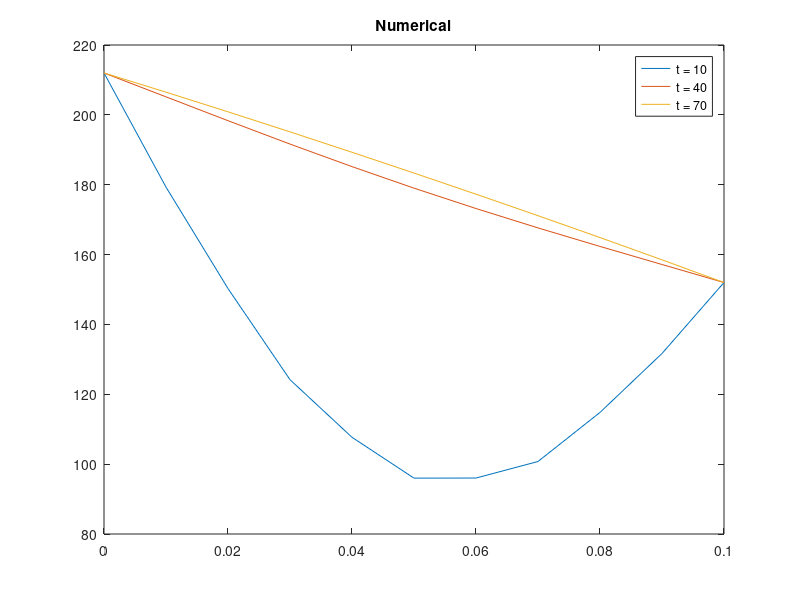
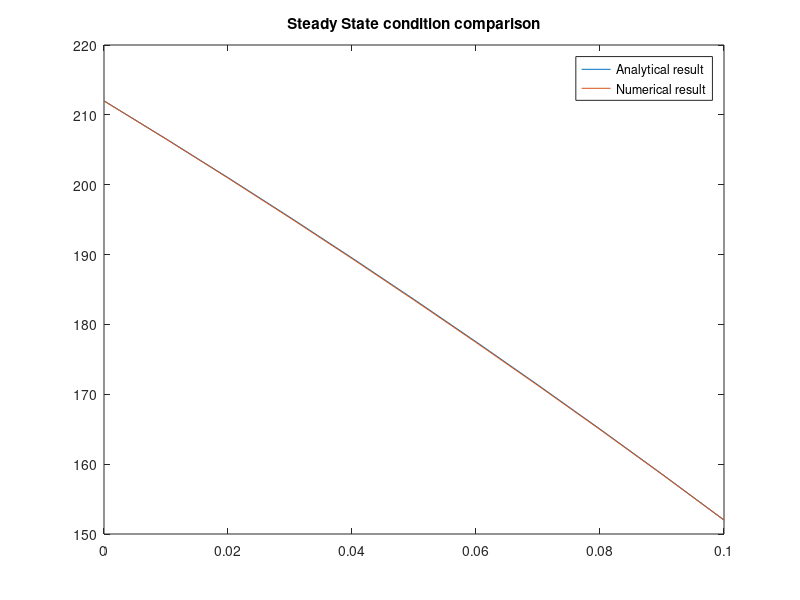

Reproduce these figures in MATLAB, in order.
%material used in this task : Aluminum (Al)
clear all; clc
%Material Data
k = 237; rho = 2700; q = 3*10^5; cp = 897; L = 0.1; %in SI unit
alpha = sqrt(rho*cp/k);

%Case : bar clamped on both sides with 

%Numerical analysis : 
dx = 0.01; dt = 0.5; C1 = dt/(alpha^2*dx^2);
gen = q*dt/(k*alpha^2);

%Explicit scheme : 
n = L/dx+1; %termasuk dua ujungny
T = zeros(1,n);
T(1) = 212; %Dirichlet BC on the left
T(n) = 152; %Dirichlet BC on the right
x = 0:L/(n-1):L;
Taft = T;
figure(1)
t = 0;
for i = 1:160
    Tbef = Taft;
    for j = 2:n-1
        Taft(j) = Tbef(j)+C1*(Tbef(j+1)-2*Tbef(j)+Tbef(j-1))+gen;
    end
    t = t+dt;
    if(t==10 | t==40 | t==70) 
        plot(x,Taft)
        hold on
    end
    
end
hold off
title('Numerical')
legend('t = 10','t = 40','t = 70')

%plotting analytical and numerical result as comparison : 
T = -q.*x.^2/(2*k) + (T(n)-T(1)+q*L^2/(2*k)).*x/L+T(1);
figure(2)
plot(x,T);
hold on
plot(x,Taft);
hold off
legend('Analytical result','Numerical result')
title('Steady State condition comparison')